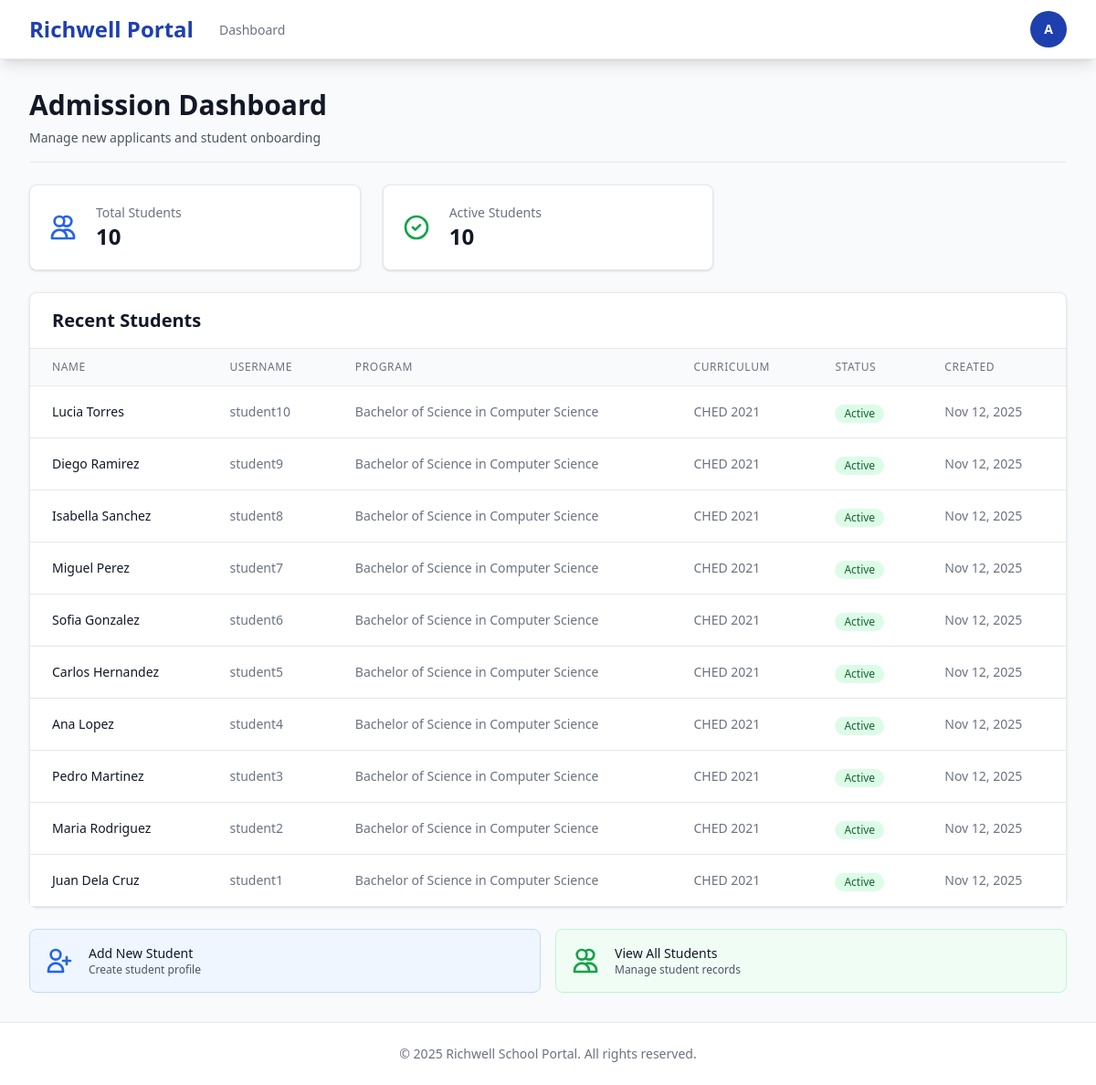
The page /dashboard/admission/ (signed in) on the database as committed earlier.
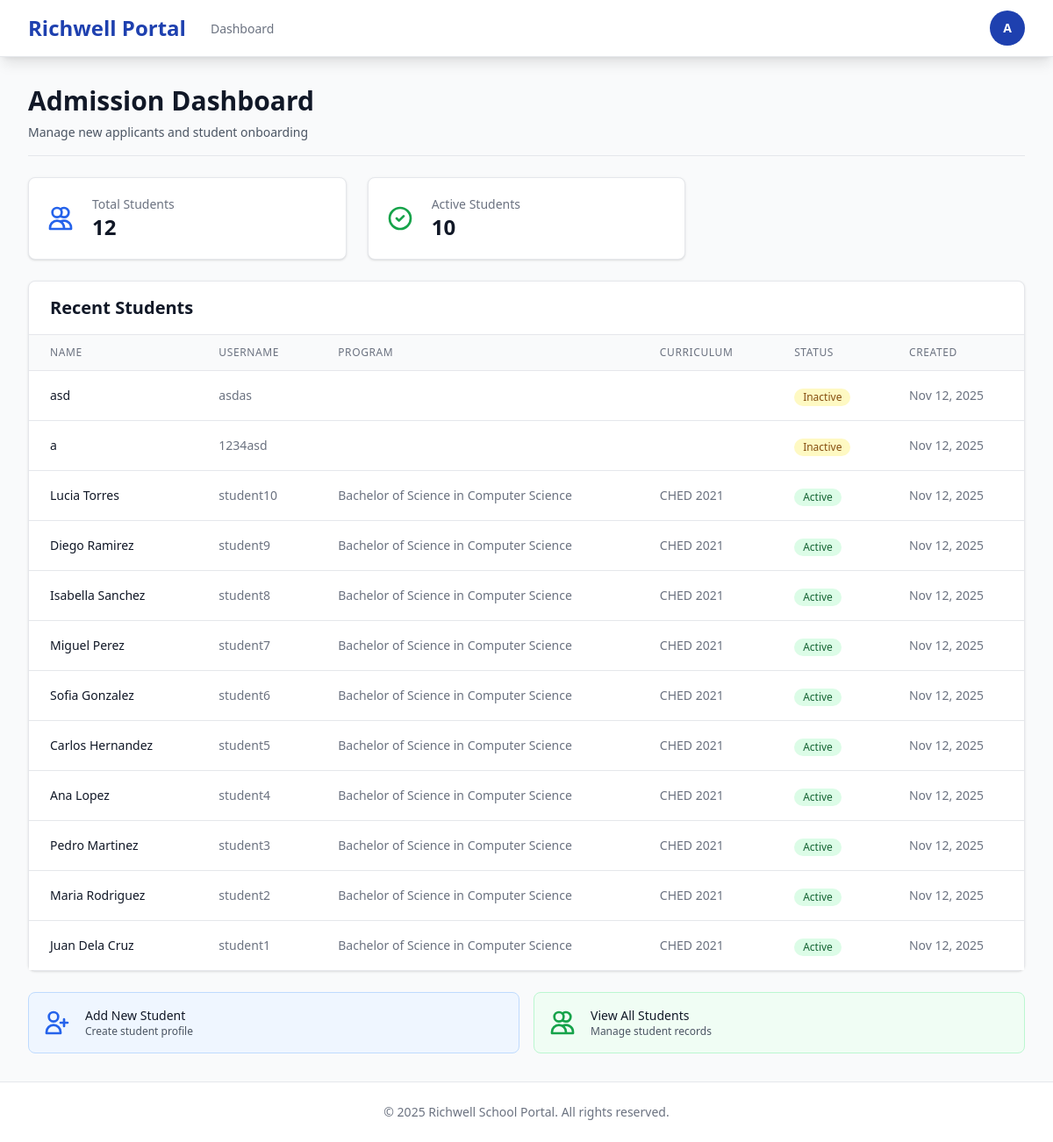
The same page on the database as committed later.
### enrollment/models.py (models this page shows, shortened)
class Student(models.Model):
    STATUS_CHOICES = [
        ('active', 'Active'),
        ('inactive', 'Inactive'),
        ('graduated', 'Graduated'),
    ]
    user = models.OneToOneField(User, on_delete=models.CASCADE)
    program = models.ForeignKey(Program, on_delete=models.CASCADE, null=True, blank=True)
    curriculum = models.ForeignKey(Curriculum, on_delete=models.CASCADE, null=True, blank=True)
    status = models.CharField(max_length=20, choices=STATUS_CHOICES, default='inactive')
    onboarding_complete = models.BooleanField(default=False)
    documents_json = models.JSONField(default=dict)
    created_at = models.DateTimeField(auto_now_add=True)

### users/models.py (models this page shows, shortened)
class User(AbstractUser):
    ROLE_CHOICES = [
        ('student', 'Student'),
        ('professor', 'Professor'),
        ('registrar', 'Registrar'),
        ('dean', 'Dean'),
        ('admission', 'Admission'),
        ('admin', 'Admin'),
    ]
    role = models.CharField(max_length=20, choices=ROLE_CHOICES)
    created_at = models.DateTimeField(auto_now_add=True)

### academics/models.py (models this page shows, shortened)
class Program(models.Model):
    LEVEL_CHOICES = [
        ('SHS', 'Senior High School'),
        ('College', 'College'),
        ('Bachelor', 'Bachelor'),
        ('Masteral', 'Masteral'),
    ]
    name = models.CharField(max_length=255)
    level = models.CharField(max_length=20, choices=LEVEL_CHOICES)
    passing_grade = models.DecimalField(max_digits=3, decimal_places=2, default=3.00)
    created_at = models.DateTimeField(auto_now_add=True)

class Curriculum(models.Model):
    program = models.ForeignKey(Program, on_delete=models.CASCADE, related_name='curricula')
    version = models.CharField(max_length=50)
    effective_sy = models.CharField(max_length=20)
    active = models.BooleanField(default=True)
    created_at = models.DateTimeField(auto_now_add=True)

### users/views.py (the view)
# urls.py: path('dashboard/admission/', views.admission_dashboard, name='admission_dashboard'),
@role_required('admission')
def admission_dashboard(request):
    from enrollment.models import Student
    recent_students = Student.objects.all().order_by('-created_at')[:20]
    context = {
        'recent_students': recent_students,
        'total_students': Student.objects.count(),
        'active_students': Student.objects.filter(status='active').count(),
    }
    return render(request, 'dashboards/admission_dashboard.html', context)

### templates/dashboards/admission_dashboard.html (shortened to what the changed rows need)
{% extends 'base.html' %}
{% block content %}
<div class="space-y-6">
    <div class="border-b border-gray-200 pb-4">
        <h1 class="text-3xl font-bold text-gray-900">Admission Dashboard</h1>
    </div>
    <div class="grid grid-cols-1 md:grid-cols-3 gap-6">
        <div class="bg-white overflow-hidden shadow rounded-lg border border-gray-200">
            <div class="p-5">
                <div class="flex items-center">
                    <div class="ml-5 w-0 flex-1">
                        <dl>
                            <dt class="text-sm font-medium text-gray-500 truncate">Total Students</dt>
                            <dd class="text-2xl font-semibold text-gray-900">{{ total_students }}</dd>
                        </dl>
                    </div>
                </div>
            </div>
        </div>
    </div>
    <div class="bg-white shadow rounded-lg border border-gray-200">
        <div class="px-6 py-4 border-b border-gray-200">
            <h2 class="text-xl font-semibold text-gray-900">Recent Students</h2>
        </div>
        <div class="overflow-x-auto">
            {% if recent_students %}
            <table class="min-w-full divide-y divide-gray-200">
                <thead class="bg-gray-50">
                    <tr>
                        <th class="px-6 py-3 text-left text-xs font-medium text-gray-500 uppercase tracking-wider">Name</th>
                        <th class="px-6 py-3 text-left text-xs font-medium text-gray-500 uppercase tracking-wider">Username</th>
                        <th class="px-6 py-3 text-left text-xs font-medium text-gray-500 uppercase tracking-wider">Program</th>
                        <th class="px-6 py-3 text-left text-xs font-medium text-gray-500 uppercase tracking-wider">Curriculum</th>
                        <th class="px-6 py-3 text-left text-xs font-medium text-gray-500 uppercase tracking-wider">Status</th>
                        <th class="px-6 py-3 text-left text-xs font-medium text-gray-500 uppercase tracking-wider">Created</th>
                    </tr>
                </thead>
                <tbody class="bg-white divide-y divide-gray-200">
                    {% for student in recent_students %}
                    <tr class="hover:bg-gray-50">
                        <td class="px-6 py-4 whitespace-nowrap text-sm font-medium text-gray-900">
                            {{ student.user.get_full_name|default:student.user.username }}
                        </td>
                        <td class="px-6 py-4 whitespace-nowrap text-sm text-gray-500">{{ student.user.username }}</td>
                        <td class="px-6 py-4 whitespace-nowrap text-sm text-gray-500">{{ student.program.name }}</td>
                        <td class="px-6 py-4 whitespace-nowrap text-sm text-gray-500">{{ student.curriculum.version }}</td>
                        <td class="px-6 py-4 whitespace-nowrap">
                            <span class="inline-flex items-center px-2.5 py-0.5 rounded-full text-xs font-medium
                                {% if student.status == 'active' %}bg-green-100 text-green-800
                                {% elif student.status == 'inactive' %}bg-yellow-100 text-yellow-800
                                {% else %}bg-blue-100 text-blue-800{% endif %}">
                                {{ student.status|title }}
                            </span>
                        </td>
                        <td class="px-6 py-4 whitespace-nowrap text-sm text-gray-500">{{ student.created_at|date:"M d, Y" }}</td>
                    </tr>
                    {% endfor %}
                </tbody>
            </table>
            {% else %}
            <p class="text-gray-500 text-center py-8">No students found.</p>
            {% endif %}
        </div>
    </div>
</div>
{% endblock %}

Rows that differ between the two databases and show on the page:
added Student: user.get_full_name "asd", user.username "asdas", status "Inactive", created_at "Nov 12, 2025"
added Student: user.get_full_name "a", user.username "1234asd", status "Inactive", created_at "Nov 12, 2025"
Other text that changed with them:
{{ total_students }}: "10" → "12"
